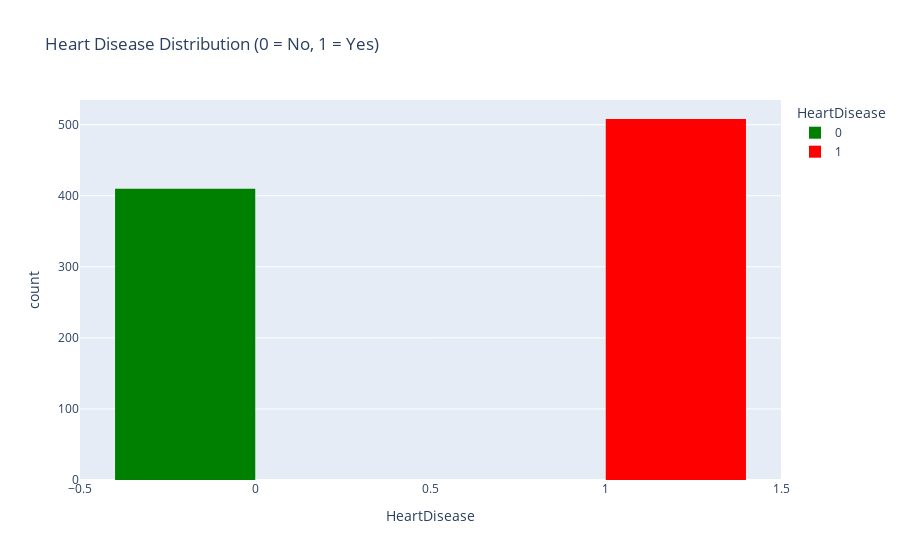

Notebook code cell kept with this figure:
### Code cell
# Check class distribution
df['HeartDisease'].value_counts(normalize=True).plot(kind='bar', color=['green', 'red'])
plt.title('Class Distribution: Heart Disease (1 = Yes, 0 = No)')
plt.xticks([0,1], ['Yes', 'No'], rotation=0)
plt.ylabel('Proportion')
plt.show()

fig = px.histogram(df, x="HeartDisease", color="HeartDisease", barmode="group",
                   color_discrete_map={0: 'green', 1: 'red'},
                   title="Heart Disease Distribution (0 = No, 1 = Yes)")
fig.show()

### Figure 1 — Plotly figure (JSON) as saved in the notebook; plotly's stock layout.template omitted (floating-point values rounded to 4 significant figures; data arrays with more than 128 entries replaced by an {"elided": "..."} marker saying what was removed)
{"data": [{"alignmentgroup": "True", "bingroup": "x", "hovertemplate": "HeartDisease=%{x}<br>count=%{y}<extra></extra>", "legendgroup": "0", "marker": {"color": "green", "pattern": {"shape": ""}}, "name": "0", "offsetgroup": "0", "orientation": "v", "showlegend": true, "type": "histogram", "x": {"elided": "410 int values"}, "xaxis": "x", "yaxis": "y"}, {"alignmentgroup": "True", "bingroup": "x", "hovertemplate": "HeartDisease=%{x}<br>count=%{y}<extra></extra>", "legendgroup": "1", "marker": {"color": "red", "pattern": {"shape": ""}}, "name": "1", "offsetgroup": "1", "orientation": "v", "showlegend": true, "type": "histogram", "x": {"elided": "508 int values"}, "xaxis": "x", "yaxis": "y"}], "layout": {"barmode": "group", "legend": {"title": {"text": "HeartDisease"}, "tracegroupgap": 0}, "title": {"text": "Heart Disease Distribution (0 = No, 1 = Yes)"}, "xaxis": {"anchor": "y", "categoryarray": [0, 1], "categoryorder": "array", "domain": [0, 1], "title": {"text": "HeartDisease"}}, "yaxis": {"anchor": "x", "domain": [0, 1], "title": {"text": "count"}}}}
